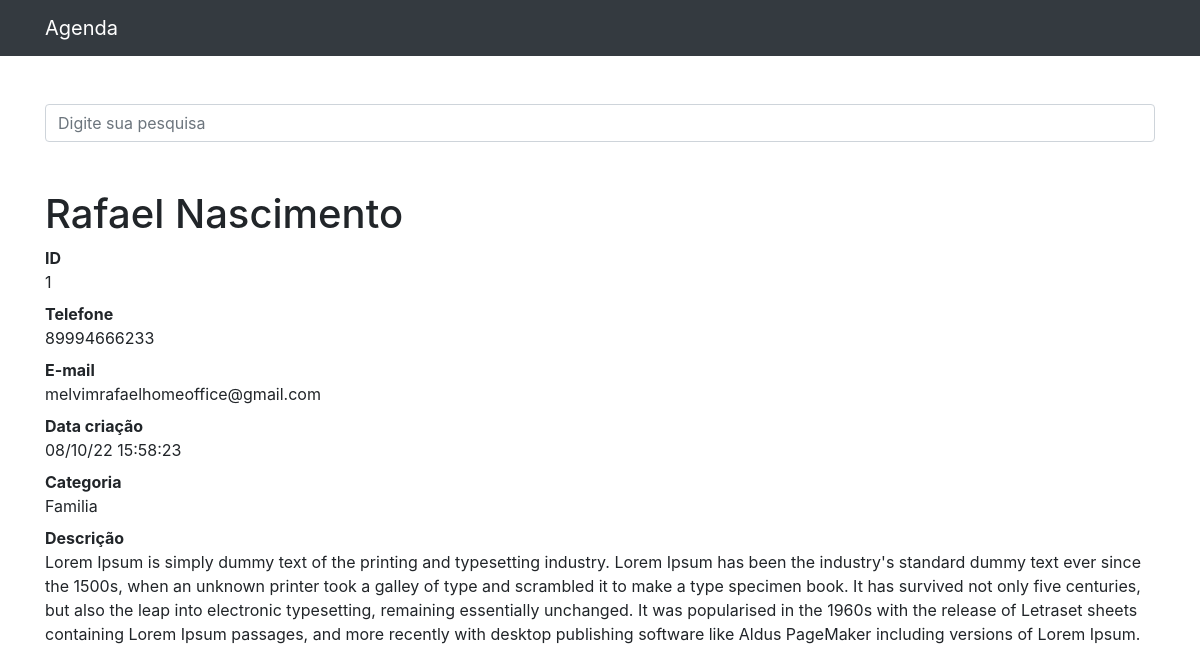
The page /1 on the database its author committed.
### contatos/models.py (models this page shows)
class Contato(models.Model):
    nome = models.CharField(max_length= 255)
    sobrenome = models.CharField(max_length= 255, blank = True)
    telefone = models.CharField(max_length= 255)
    email = models.CharField(max_length= 255, blank = True)
    data_criacao = models.DateTimeField(default = timezone.now)
    descricao = models.TextField(blank= True)
    categoria = models.ForeignKey(Categoria, on_delete= models.DO_NOTHING)
    mostrar = models.BooleanField(default=True)
    foto= models.ImageField(blank=True, upload_to='fotos/%Y/%m/%d')

class Categoria(models.Model):
    nome = models.CharField(max_length= 255)
    def __str__(self):
        return self.nome

### contatos/views.py (the view)
# urls.py: path('<int:contato_id>', views.ver_contato, name='ver_contato'),
def ver_contato(request, contato_id):
    contato = get_object_or_404(Contato, id=contato_id)
    if not contato.mostrar:
        raise Http404()
    return render(request, 'contatos/ver_contato.html',{
        'contato': contato
    })

### contatos/templates/contatos/ver_contato.html (shortened to what this page needs)
{% extends 'base.html' %}
{%block conteudo %}
<h1 class="mt-5">{{ contato.nome }}  {{ contato.sobrenome }}</h1>
        <dl>
          <dt>ID</dt>
          <dd>{{ contato.id }}</dd>
          <dt>Telefone</dt>
          <dd>{{ contato.telefone }}</dd>
          <dt>E-mail</dt>
          <dd>{{ contato.email }}</dd>
          <dt>Data criação</dt>
          <dd>{{ contato.data_criacao|date:'d/m/y H:i:s' }}</dd>
          <dt>Categoria</dt>
          <dd>{{ contato.categoria }}</dd>
          <dt>Descrição</dt>
          <dd>{{ contato.descricao }}</dd>
        </dl>
{%endblock %}

### rows shown on the page
Contato: nome "Rafael", sobrenome "Nascimento", id "1", telefone "89994666233", email "melvimrafaelhomeoffice@gmail.com", data_criacao "08/10/22 15:58:23", categoria "Familia", descricao "Lorem Ipsum is simply dummy text of the printing and typesetting industry. Lorem Ipsum has been the industry's standard dummy text ever since the 1500s, when an unknown printer took a galley of type and scrambled it to make a type specimen book. It has survived not only five centuries, but also the leap into electronic typesetting, remaining essentially unchanged. It was popularised in the 1960s with the release of Letraset sheets containing Lorem Ipsum passages, and more recently with desktop publishing software like Aldus PageMaker including versions of Lorem Ipsum."
